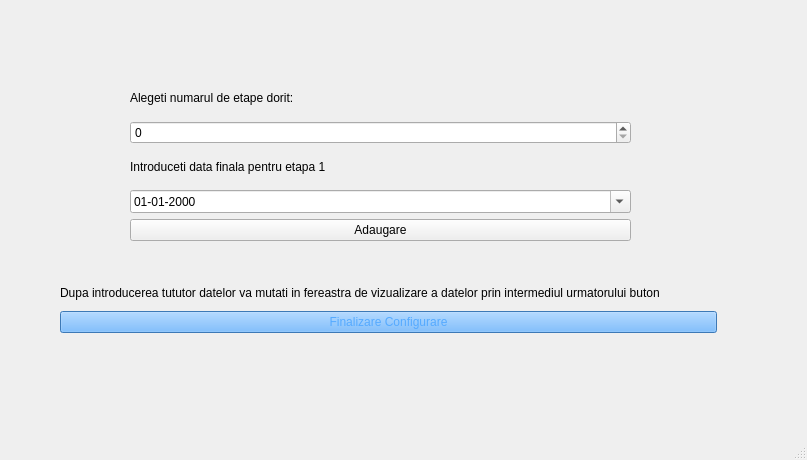
<?xml version="1.0" encoding="UTF-8"?>
<ui version="4.0">
 <class>AlegereDate</class>
 <widget class="QMainWindow" name="AlegereDate">
  <property name="geometry">
   <rect>
    <x>0</x>
    <y>0</y>
    <width>807</width>
    <height>460</height>
   </rect>
  </property>
  <property name="windowTitle">
   <string>MainWindow</string>
  </property>
  <property name="styleSheet">
   <string notr="true">background-image: url(:/abstract-white-background-geometric-texture-vector-id1069183510.png);</string>
  </property>
  <widget class="QWidget" name="centralwidget">
   <widget class="QWidget" name="layoutWidget">
    <property name="geometry">
     <rect>
      <x>130</x>
      <y>80</y>
      <width>501</width>
      <height>161</height>
     </rect>
    </property>
    <layout class="QVBoxLayout" name="verticalLayout">
     <item>
      <widget class="QLabel" name="label">
       <property name="text">
        <string>Alegeti numarul de etape dorit:</string>
       </property>
      </widget>
     </item>
     <item>
      <widget class="QSpinBox" name="spinBox"/>
     </item>
     <item>
      <widget class="QLabel" name="label_2">
       <property name="text">
        <string>Introduceti data finala pentru etapa 1</string>
       </property>
      </widget>
     </item>
     <item>
      <widget class="QDateEdit" name="dateEdit">
       <property name="displayFormat">
        <string>dd-MM-yyyy</string>
       </property>
       <property name="calendarPopup">
        <bool>true</bool>
       </property>
      </widget>
     </item>
     <item>
      <widget class="QPushButton" name="pushButton">
       <property name="text">
        <string>Adaugare</string>
       </property>
      </widget>
     </item>
    </layout>
   </widget>
   <widget class="QWidget" name="layoutWidget">
    <property name="geometry">
     <rect>
      <x>60</x>
      <y>280</y>
      <width>657</width>
      <height>53</height>
     </rect>
    </property>
    <layout class="QVBoxLayout" name="verticalLayout_2">
     <item>
      <widget class="QLabel" name="label_3">
       <property name="text">
        <string>Dupa introducerea tututor datelor va mutati in fereastra de vizualizare a datelor prin intermediul urmatorului buton</string>
       </property>
      </widget>
     </item>
     <item>
      <widget class="QPushButton" name="pushButton_2">
       <property name="styleSheet">
        <string notr="true">color: rgb(85, 170, 255);
background-color: rgb(85, 170, 255);</string>
       </property>
       <property name="text">
        <string>Finalizare Configurare</string>
       </property>
      </widget>
     </item>
    </layout>
   </widget>
  </widget>
  <widget class="QMenuBar" name="menubar">
   <property name="geometry">
    <rect>
     <x>0</x>
     <y>0</y>
     <width>807</width>
     <height>21</height>
    </rect>
   </property>
  </widget>
  <widget class="QStatusBar" name="statusbar"/>
 </widget>
 <resources/>
 <connections/>
</ui>
